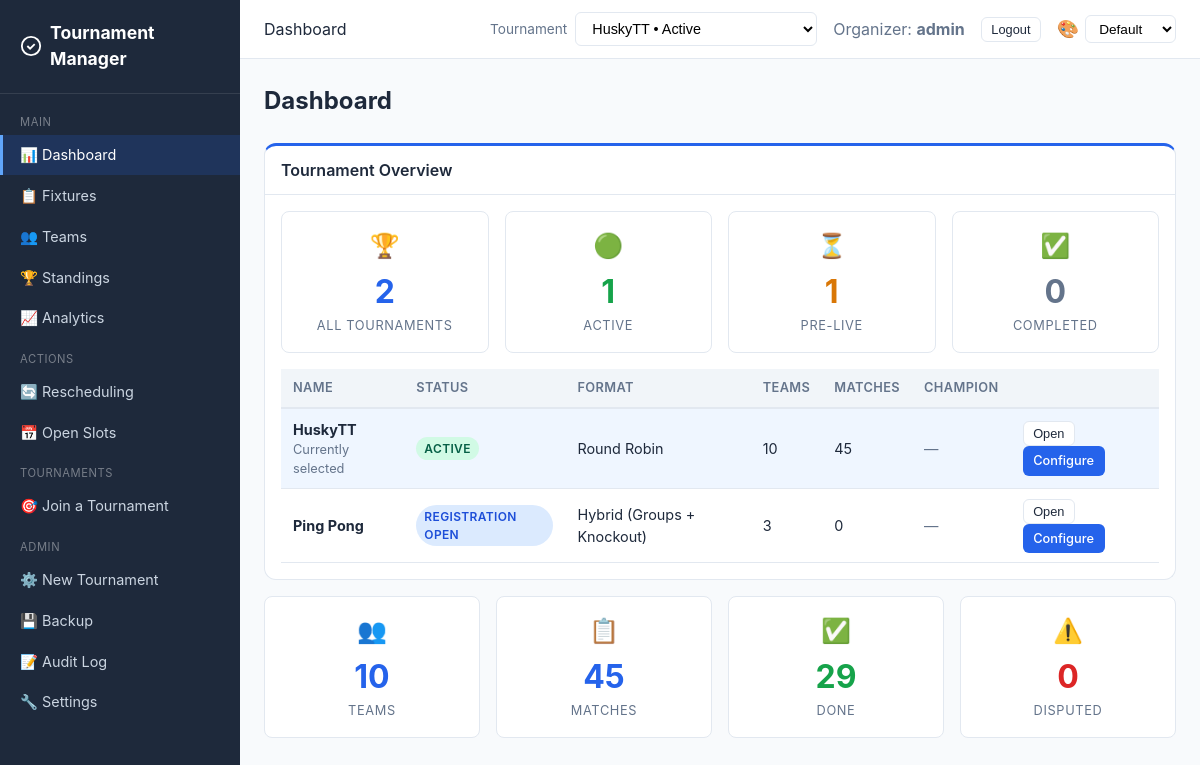
/dashboard/ (signed in), run on an earlier commit of the app's database.
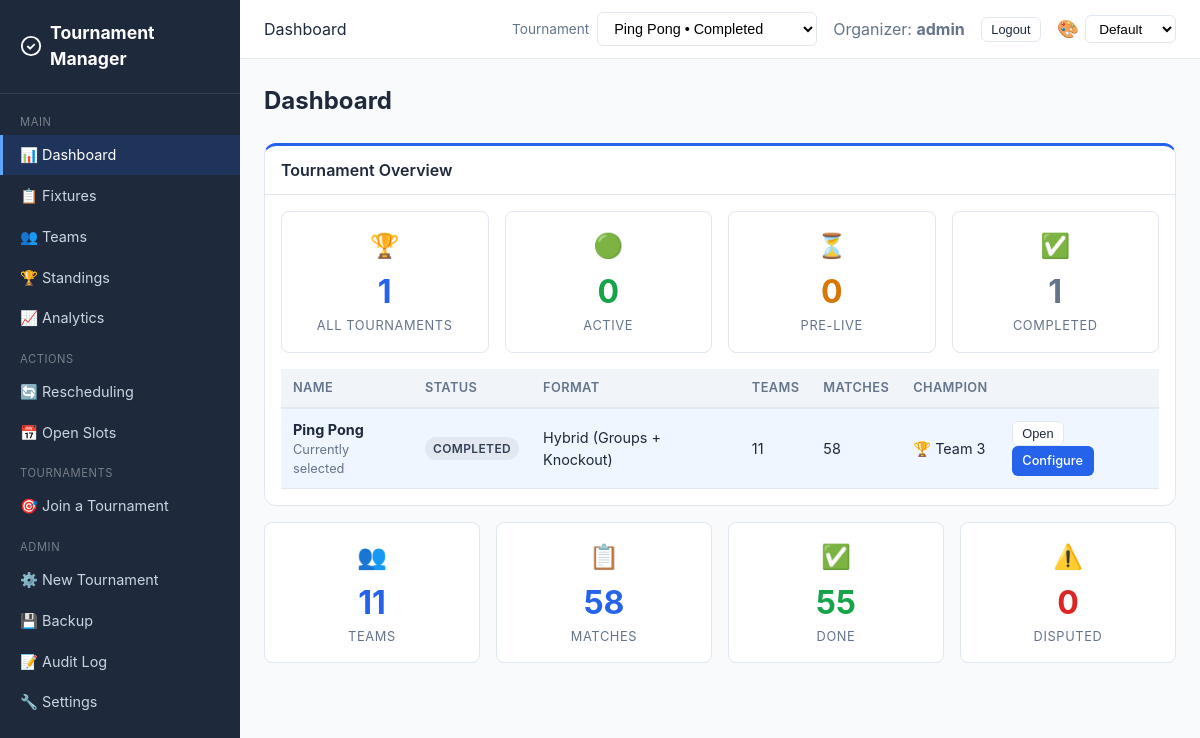
And on a later commit of the database.
### core/models.py (models this page shows, shortened)
class Tournament(models.Model):
    FORMAT_CHOICES = [
        ("round_robin", "Round Robin"),
        ("double_round_robin", "Double Round Robin"),
        ("knockout", "Knockout"),
        ("double_elimination", "Double Elimination"),
        ("consolation", "Consolation"),
        ("hybrid", "Hybrid (Groups + Knockout)"),
    ]
    SPORT_CHOICES = [
        ("badminton", "Badminton"),
        ("tennis", "Tennis"),
        ("volleyball", "Volleyball"),
        ("basketball", "Basketball"),
        ("soccer", "Soccer"),
        ("cricket", "Cricket"),
        ("table_tennis", "Table Tennis"),
        ("other", "Other"),
    ]
    WITHDRAWAL_POLICY_CHOICES = [
        ("forfeit", "Forfeit remaining matches"),
        ("void", "Void remaining matches"),
    ]
    name = models.CharField(max_length=200)
    sport_type = models.CharField(
        max_length=30, choices=SPORT_CHOICES, default="other",
        help_text="Type of sport for this tournament",
    )
    format = models.CharField(max_length=30, choices=FORMAT_CHOICES)
    players_per_team = models.IntegerField(
        default=1, help_text="Number of players required per team",
    )
    status = models.CharField(
        max_length=20,
        choices=[
            ("setup", "Setup"),
            ("registration_open", "Registration Open"),
            ("ready", "Ready for Scheduling"),
            ("scheduled", "Schedule Draft Ready"),
            ("active", "Active"),
            ("completed", "Completed"),
        ],
        default="setup",
    )
    created_at = models.DateTimeField(auto_now_add=True)
    started_at = models.DateTimeField(null=True, blank=True)
    completed_at = models.DateTimeField(null=True, blank=True)
    start_date = models.DateField(
        default=timezone.localdate,
        null=True,
        blank=True,
        help_text="Date from which automatic scheduling should begin",
    )
    expected_teams_count = models.PositiveIntegerField(
        default=0,
        blank=True,
        help_text="Expected number of teams before the tournament can start",
    )
    points_per_win = models.IntegerField(default=3)
    points_per_loss = models.IntegerField(default=0)
    points_per_draw = models.IntegerField(default=1)
    tiebreaker_order = models.TextField(
        default='["game_diff", "games_won", "head_to_head"]'
    )
    num_groups = models.IntegerField(default=2, help_text="For hybrid format")
    teams_per_group_advance = models.IntegerField(
        default=2, help_text="Teams advancing from each group"
    )
    withdrawal_policy = models.CharField(
        max_length=20, choices=WITHDRAWAL_POLICY_CHOICES, default="forfeit"
    )
    default_match_duration = models.IntegerField(
        default=30, help_text="Minutes per match"
    )
    champion = models.ForeignKey(
        "Team",
        null=True,
        blank=True,
        on_delete=models.SET_NULL,
        related_name="championships",
        help_text="Team that won the tournament",
    )

class Team(models.Model):
    STATUS_CHOICES = [
        ("active", "Active"),
        ("withdrawn", "Withdrawn"),
    ]
    user = models.ForeignKey(User, on_delete=models.CASCADE, related_name="captained_teams")
    tournament = models.ForeignKey(
        Tournament, on_delete=models.CASCADE, related_name="teams"
    )
    name = models.CharField(max_length=100)
    department = models.CharField(max_length=120, blank=True, default="")
    status = models.CharField(max_length=20, choices=STATUS_CHOICES, default="active")
    withdrawn_at = models.DateTimeField(null=True, blank=True)
    group = models.CharField(max_length=5, blank=True, default="")
    preferred_courts = models.ManyToManyField(Court, blank=True, related_name="preferred_by")
    availability_notes = models.TextField(blank=True, default="")
    seed = models.IntegerField(default=0)
    class Meta:
        unique_together = [["tournament", "name"], ["tournament", "user"]]

### core/views.py (the view, shortened to what this page needs)
# urls.py: path("dashboard/", views.dashboard_view, name="dashboard"),
@login_required
def dashboard_view(request):
    tournament = _get_tournament(request)
    if tournament:
        _expire_no_show_reports(tournament)
    team = _get_team(request.user, tournament=tournament)
    is_organizer = _is_organizer(request.user)
    if not team and not is_organizer:
        open_count = Tournament.objects.filter(status="registration_open").count()
        if open_count > 0:
            return redirect("join_tournament_list")
    context = {
        "tournament": tournament,
        "team": team,
        "is_organizer": is_organizer,
        "is_captain": _is_captain(request.user, team),
    }
    if is_organizer:
        all_tournaments = _get_available_tournaments()
        context["all_tournaments"] = all_tournaments
        context["active_tournaments_count"] = all_tournaments.filter(status="active").count()
        context["setup_tournaments_count"] = all_tournaments.filter(
            status__in=["setup", "registration_open", "ready", "scheduled"]
        ).count()
        context["completed_tournaments_count"] = all_tournaments.filter(status="completed").count()
    if tournament and is_organizer:
        context["total_teams"] = tournament.teams.count()
        context["total_matches"] = tournament.matches.count()
        context["confirmed_matches"] = tournament.matches.filter(status="confirmed").count()
        context["pending_matches_count"] = tournament.matches.filter(status="pending_confirmation").count()
        context["disputed_matches"] = tournament.matches.filter(status="disputed").count()
    context.update(_tournament_context(request, tournament))
    return _render_refreshable_page(
        request,
        "core/dashboard.html",
        "core/partials/dashboard_content.html",
        context,
    )

### core/views.py (called while the page is built, shortened)
def _get_available_tournaments():
    return Tournament.objects.annotate(
        team_count=Count("teams", distinct=True),
        match_count=Count("matches", distinct=True),
    ).annotate(
        status_rank=db_models.Case(
            db_models.When(status="active", then=db_models.Value(0)),
            db_models.When(status="registration_open", then=db_models.Value(1)),
            db_models.When(status="ready", then=db_models.Value(2)),
            db_models.When(status="scheduled", then=db_models.Value(3)),
            db_models.When(status="setup", then=db_models.Value(4)),
            db_models.When(status="completed", then=db_models.Value(5)),
            default=db_models.Value(6),
            output_field=db_models.IntegerField(),
        )
    ).order_by("status_rank", "-created_at")

def _tournament_context(request, tournament=None):
    if not request.user.is_authenticated:
        return {}
    if _is_organizer(request.user):
        return {
            "available_tournaments": _get_available_tournaments(),
            "selected_tournament": tournament,
        }

def _is_captain(user, team):
    return team is not None and team.user_id == user.pk

### templates/core/dashboard.html (shortened to what this page needs)
{% extends "core/base.html" %}
{% block page_header %}Dashboard{% endblock %}
{% block content %}
<h1 class="page-title">Dashboard</h1>
<div id="dashboard-live-region" data-auto-refresh="true" data-refresh-interval="15000">
    {% include "core/partials/dashboard_content.html" %}
</div>
{% endblock %}

### templates/core/base.html (shortened to what the changed rows need)
{% load static %}
<!DOCTYPE html>
<html lang="en">
<head>
    <link rel="stylesheet" href="{% static 'css/style.css' %}?v={% now 'YmdHis' %}">
</head>
<body>
{% if user.is_authenticated %}
<div class="app-layout">
    <div class="main-content">
        <header class="topbar">
            <div class="topbar-right">
                {% if user.is_staff and available_tournaments %}
                <form method="post" action="{% url 'select_tournament' %}" style="display:flex;align-items:center;gap:0.5rem;">
                    <label for="tournament-switch" class="text-muted" style="font-size:0.85rem;">Tournament</label>
                    <select id="tournament-switch" name="tournament_id" class="form-select" onchange="this.form.submit()" style="min-width:220px;">
                        {% for t in available_tournaments %}
                        <option value="{{ t.pk }}" {% if selected_tournament and t.pk == selected_tournament.pk %}selected{% endif %}>
                            {{ t.name }} • {{ t.get_status_display }}
                        </option>
                        {% endfor %}
                    </select>
                </form>
                {% endif %}
            </div>
        </header>
        <div class="content">
            {% block content %}{% endblock %}
        </div>
    </div>
</div>
{% endif %}
</body>
</html>

### templates/core/partials/dashboard_content.html (shortened to what the changed rows need)
{% if not tournament %}
<div class="card">
    <div class="card-body">
        <p>No tournament has been set up yet.</p>
        {% if is_organizer %}
        <a href="{% url 'tournament_setup' %}" class="btn btn-primary mt-1">Create Tournament</a>
        {% endif %}
    </div>
</div>
{% else %}
{% if is_organizer %}
<div class="card mb-2">
    <div class="card-header">Tournament Overview</div>
    <div class="card-body">
        <div class="grid grid-4 mb-2">
            <div class="stat-card">
                <div style="font-size:1.5rem;margin-bottom:0.25rem;">🏆</div>
                <div class="stat-value">{{ all_tournaments|length }}</div>
                <div class="stat-label">All Tournaments</div>
            </div>
            <div class="stat-card">
                <div style="font-size:1.5rem;margin-bottom:0.25rem;">🟢</div>
                <div class="stat-value" style="color:var(--success)">{{ active_tournaments_count|default:"0" }}</div>
                <div class="stat-label">Active</div>
            </div>
            <div class="stat-card">
                <div style="font-size:1.5rem;margin-bottom:0.25rem;">⏳</div>
                <div class="stat-value" style="color:var(--warning)">{{ setup_tournaments_count|default:"0" }}</div>
                <div class="stat-label">Pre-Live</div>
            </div>
            <div class="stat-card">
                <div style="font-size:1.5rem;margin-bottom:0.25rem;">✅</div>
                <div class="stat-value" style="color:var(--text-muted)">{{ completed_tournaments_count|default:"0" }}</div>
                <div class="stat-label">Completed</div>
            </div>
        </div>
        {% if all_tournaments %}
        <div class="table-container">
            <table>
                <thead>
                    <tr><th>Name</th><th>Status</th><th>Format</th><th>Teams</th><th>Matches</th><th>Champion</th><th></th></tr>
                </thead>
                <tbody>
                    {% for t in all_tournaments %}
                    <tr{% if tournament and t.pk == tournament.pk %} class="row-selected"{% endif %}>
                        <td>
                            <strong>{{ t.name }}</strong>
                            {% if tournament and t.pk == tournament.pk %}
                            <div class="text-muted" style="font-size:0.8rem;">Currently selected</div>
                            {% endif %}
                        </td>
                        <td><span class="badge badge-{{ t.status }}">{{ t.get_status_display }}</span></td>
                        <td>{{ t.get_format_display }}</td>
                        <td>{{ t.team_count }}</td>
                        <td>{{ t.match_count }}</td>
                        <td>
                            {% if t.status == 'completed' and t.champion %}
                            <span style="font-size:0.9rem;">🏆 {{ t.champion.name }}</span>
                            {% else %}
                            <span class="text-muted">—</span>
                            {% endif %}
                        </td>
                        <td>
                            <form method="post" action="{% url 'select_tournament' %}" style="display:inline-block;">
                                <button type="submit" class="btn btn-outline btn-sm">Open</button>
                            </form>
                            <a href="{% url 'tournament_config' pk=t.pk %}" class="btn btn-primary btn-sm">Configure</a>
                        </td>
                    </tr>
                    {% endfor %}
                </tbody>
            </table>
        </div>
        {% endif %}
    </div>
</div>
{% if tournament %}
<div class="grid grid-4 mb-2">
    <div class="stat-card">
        <div style="font-size:1.5rem;margin-bottom:0.25rem;">👥</div>
        <div class="stat-value">{{ total_teams|default:"0" }}</div>
        <div class="stat-label">Teams</div>
    </div>
    <div class="stat-card">
        <div style="font-size:1.5rem;margin-bottom:0.25rem;">📋</div>
        <div class="stat-value">{{ total_matches|default:"0" }}</div>
        <div class="stat-label">Matches</div>
    </div>
    <div class="stat-card">
        <div style="font-size:1.5rem;margin-bottom:0.25rem;">✅</div>
        <div class="stat-value" style="color:var(--success)">{{ confirmed_matches|default:"0" }}</div>
        <div class="stat-label">Done</div>
    </div>
    <div class="stat-card">
        <div style="font-size:1.5rem;margin-bottom:0.25rem;">⚠️</div>
        <div class="stat-value" style="color:var(--danger)">{{ disputed_matches|default:"0" }}</div>
        <div class="stat-label">Disputed</div>
    </div>
</div>
{% endif %}
{% endif %}
{% endif %}

What changed in the data, as far as the page shows it:
removed Tournament: name "HuskyTT", shows "Currently selected", status "ACTIVE", format "Round Robin", team_count "10", match_count "45"
changed Tournament "Ping Pong": status "REGISTRATION OPEN" → "COMPLETED"; team_count "3" → "11"; match_count "0" → "58"; champion.name (not shown) → "Team 3"; status "—" → "🏆"
Also different on the page:
form field tournament_id: "HuskyTT • Active" → "Ping Pong • Completed"
{{ all_tournaments|length }}: "2" → "1"
{{ active_tournaments_count|default:"0" }}: "1" → "0"
{{ setup_tournaments_count|default:"0" }}: "1" → "0"
{{ completed_tournaments_count|default:"0" }}: "0" → "1"
{{ total_teams|default:"0" }}: "10" → "11"
{{ total_matches|default:"0" }}: "45" → "58"
{{ confirmed_matches|default:"0" }}: "29" → "55"
